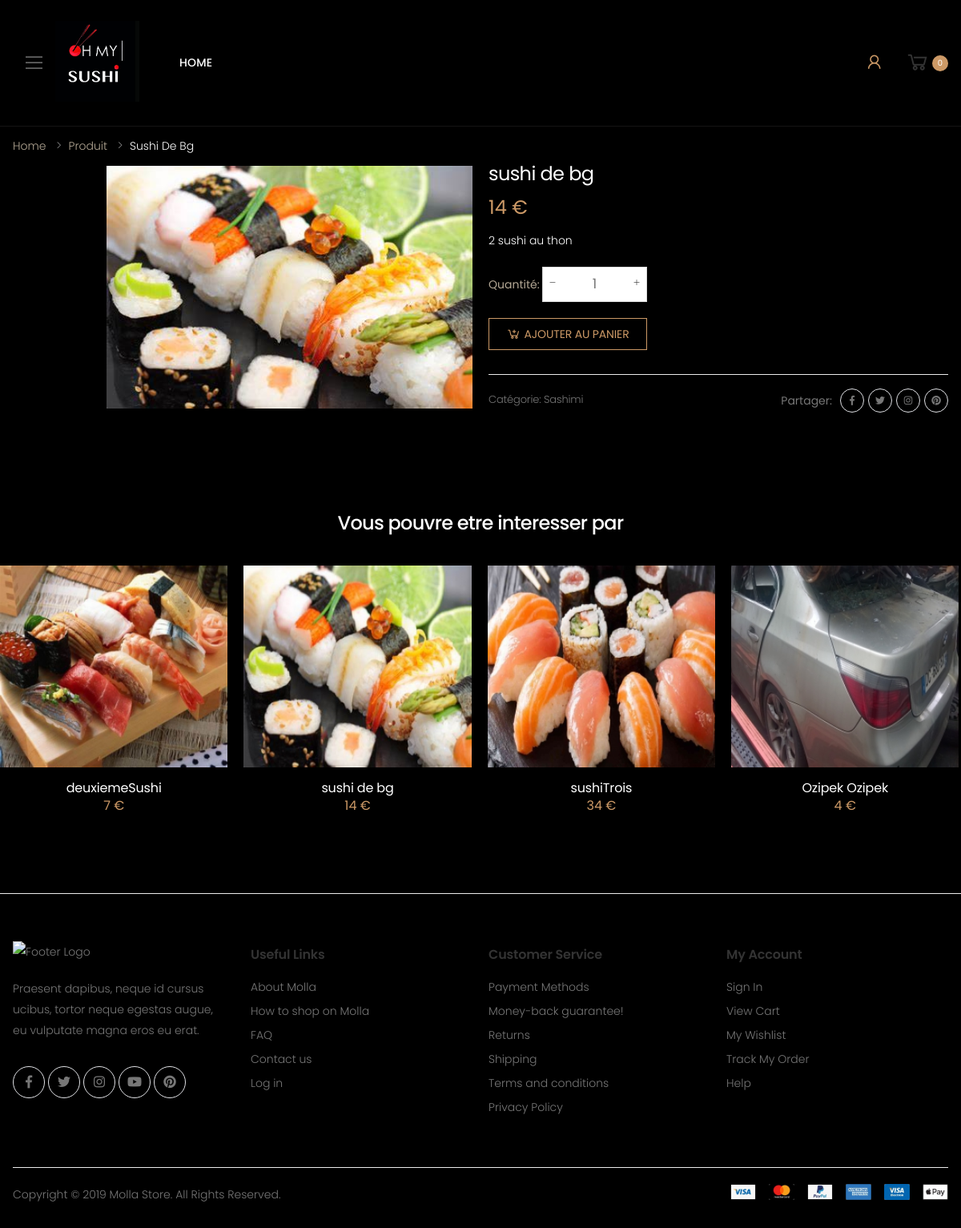
/product.php?id=30, run on the app's committed database.
### tables this page shows
CREATE TABLE IF NOT EXISTS `products` (
  `id` int(11) NOT NULL AUTO_INCREMENT,
  `description` text NOT NULL,
  `name` varchar(250) NOT NULL,
  `image` varchar(250) DEFAULT NULL,
  `price` varchar(20) NOT NULL,
  `id_category` int(11) NOT NULL,
  `id_tva` int(11) DEFAULT NULL,
  `stoc` varchar(250) DEFAULT 'enstock',
  `affichageCrud` int(5) NOT NULL DEFAULT '0',
  PRIMARY KEY (`id`),
  KEY `products_category_FK` (`id_category`),
  KEY `products_tva0_FK` (`id_tva`)
);

CREATE TABLE IF NOT EXISTS `category` (
  `id` int(11) NOT NULL AUTO_INCREMENT,
  `label` varchar(250) NOT NULL,
  PRIMARY KEY (`id`)
);

### assets/php/function.php (called while the page is built, shortened)
<?php
function randMenu(){
    global $bdd;
    $req = $bdd->prepare("SELECT products.description,products.name,products.image,products.price,products.id,products.stoc FROM products ORDER BY RAND() LIMIT 4");
    $req->execute();
    $products = $req->fetchAll();
    return $products;
}
function viewOnlyArticle($id){
    global $bdd;
    $req = $bdd->prepare("SELECT products.description,products.name,products.image,products.price,products.id,products.stoc,category.label,tva.rate FROM products INNER JOIN category ON category.id=products.id_category INNER JOIN tva ON products.id_tva = tva.id WHERE products.id = ? ");
    $req->execute([$id]);
    $products = $req->fetch();
    return $products;
}
function magasinFermerOuOuvert()
{
    global $bdd;
    $req = $bdd->prepare("SELECT * FROM settings");
    $req->execute();
    $fermerOuOuvert = $req->fetch();
    return $fermerOuOuvert;
}

### product.php (the view, shortened to what this page needs)
<?php
require('./assets/php/co_bdd.php');
require('./assets/componants/header.php');
require('./assets/php/function.php');
if (!empty($_GET['id'])) {
    $article = viewOnlyArticle($_GET['id']);
    $req = $bdd->prepare('SELECT * FROM products WHERE id = ?');
    $req->execute(array($article['id']));
    $compte = $req->fetchColumn();
    $fermerOuOuvert = magasinFermerOuOuvert();
    if ($compte) {
?>
        <body>
            <div class="page-wrapper">
                <?php require('./assets/componants/barreMenu.php') ?>
                <main class="main">
                    <nav aria-label="breadcrumb" class="breadcrumb-nav border-0 mb-0">
                        <div class="container d-flex align-items-center">
                            <ol class="breadcrumb">
                                <li class="breadcrumb-item"><a href="index.html" class="couleurJaune">Home</a></li>
                                <li class="breadcrumb-item"><a href="#" class="couleurJaune">Produit</a></li>
                                <li class="breadcrumb-item active" aria-current="page" class="couleurBlanche"><a href="#" class="couleurBlanche"><?= $article['name'] ?></a></li>
                            </ol>
                        </div>
                    </nav>
                    <div class="page-content">
                        <div class="container">
                            <div class="product-details-top">
                                <div class="row">
                                    <div class="col-md-6">
                                        <div class="product-gallery product-gallery-vertical">
                                            <div class="row">
                                                <figure class="product-main-image">
                                                    <img id="product-zoom" src="./sysadmin/html/assets/uploads/<?= htmlspecialchars($article['image']) ?>" alt="product image">
                                                </figure>
                                            </div>
                                        </div>
                                    </div>
                                    <div class="col-md-6">
                                        <div class="product-details">
                                            <h1 class="product-title couleurBlanche"><?= htmlspecialchars($article['name']) ?></h1>
                                            <div class="product-price">
                                                <?= htmlspecialchars($article['price']) ?> €
                                            </div>
                                            <div class="product-content">
                                                <p class="couleurBlanche"><?= htmlspecialchars($article['description']) ?> </p>
                                            </div>
                                        </div>
                                        <?php if ($fermerOuOuvert['valeur'] == "ouvert") { ?>
                                            <div class="details-filter-row details-row-size">
                                                <label class="couleurJaune" for="qty">Quantité:</label>
                                                <div class="product-details-quantity">
                                                </div>
                                            </div>
                                            <div class="product-details-action">
                                                <a href="./panier/addpanier.php?id=<?= $article['id'] ?>" class="addPanier btn-product btn-cart"><span>AJOUTER AU PANIER</span></a>
                                            </div>
                                        <?php } ?>
                                        <div class="product-details-footer">
                                            <div class="product-cat">
                                                <span>Catégorie:</span>
                                                <a href="#"><?= htmlspecialchars($article['label']) ?></a>
                                            </div>
                                            <div class="social-icons social-icons-sm">
                                                <span class="social-label">Partager:</span>
                                                <a href="#" class="social-icon" title="Facebook" target="_blank"><i class="icon-facebook-f"></i></a>
                                                <a href="#" class="social-icon" title="Twitter" target="_blank"><i class="icon-twitter"></i></a>
                                                <a href="#" class="social-icon" title="Instagram" target="_blank"><i class="icon-instagram"></i></a>
                                                <a href="#" class="social-icon" title="Pinterest" target="_blank"><i class="icon-pinterest"></i></a>
                                            </div>
                                        </div>
                                    </div>
                                </div>
                            </div>
                        </div>
                        <h2 class="title text-center mb-4 mt-5 pt-5 couleurBlanche">Vous pouvre etre interesser par </h2>
                        <div class="owl-carousel owl-simple carousel-equal-height carousel-with-shadow" data-toggle="owl" data-owl-options='{
                            "nav": false,
                            "dots": true,
                            "margin": 20,
                            "loop": false,
                            "responsive": {
                                "0": {
                                    "items":1
                                },
                                "480": {
                                    "items":2
                                },
                                "768": {
                                    "items":3
                                },
                                "992": {
                                    "items":4
                                },
                                "1200": {
                                    "items":4,
                                    "nav": true,
                                    "dots": false
                                }
                            }
                        }'>
                            <?php
                            $randArticles = randMenu();
                            foreach ($randArticles as $randArticle) {
                            ?>
                                <div class="product product-7 text-center">
                                    <figure class="product-media">
                                        <a href="product.php?id=<?= htmlspecialchars($randArticle['id']) ?>">
                                            <img src="./sysadmin/html/assets/uploads/petite<?= htmlspecialchars($randArticle['image']) ?>" alt="Product image" class="product-image">
                                        </a>
                                    </figure>
                                    <div class="product-body">
                                        <h3 class="product-title"><a class="couleurBlanche" href="product.php?id=<?= htmlspecialchars($randArticle['id']) ?>"><?= htmlspecialchars($randArticle['name']) ?></a></h3>
                                        <div class="product-price">
                                            <?= htmlspecialchars($randArticle['price']) ?> €
                                        </div>
                                    </div>
                                </div>
                            <?php } ?>
                        </div>
                    </div>
            </div>
            <footer class="footer">
                <div class="footer-middle">
                    <div class="container">
                        <div class="row">
                            <div class="col-sm-6 col-lg-3">
                                <div class="widget widget-about">
                                    <img src="assets/images/logo.png" class="footer-logo" alt="Footer Logo" width="105" height="25">
                                    <p>Praesent dapibus, neque id cursus ucibus, tortor neque egestas augue, eu vulputate magna eros eu erat. </p>
                                    <div class="social-icons">
                                        <a href="#" class="social-icon" target="_blank" title="Facebook"><i class="icon-facebook-f"></i></a>
                                        <a href="#" class="social-icon" target="_blank" title="Twitter"><i class="icon-twitter"></i></a>
                                        <a href="#" class="social-icon" target="_blank" title="Instagram"><i class="icon-instagram"></i></a>
                                        <a href="#" class="social-icon" target="_blank" title="Youtube"><i class="icon-youtube"></i></a>
                                        <a href="#" class="social-icon" target="_blank" title="Pinterest"><i class="icon-pinterest"></i></a>
                                    </div>
                                </div>
                            </div>
                            <div class="col-sm-6 col-lg-3">
                                <div class="widget">
                                    <h4 class="widget-title">Useful Links</h4>
                                    <ul class="widget-list">
                                        <li><a href="about.html">About Molla</a></li>
                                        <li><a href="#">How to shop on Molla</a></li>
                                        <li><a href="#">FAQ</a></li>
                                        <li><a href="contact.html">Contact us</a></li>
                                        <li><a href="login.html">Log in</a></li>
                                    </ul>
                                </div>
                            </div>
                            <div class="col-sm-6 col-lg-3">
                                <div class="widget">
                                    <h4 class="widget-title">Customer Service</h4>
                                    <ul class="widget-list">
                                        <li><a href="#">Payment Methods</a></li>
                                        <li><a href="#">Money-back guarantee!</a></li>
                                        <li><a href="#">Returns</a></li>
                                        <li><a href="#">Shipping</a></li>
                                        <li><a href="#">Terms and conditions</a></li>
                                        <li><a href="#">Privacy Policy</a></li>
                                    </ul>
                                </div>
                            </div>
                            <div class="col-sm-6 col-lg-3">
                                <div class="widget">
                                    <h4 class="widget-title">My Account</h4>
                                    <ul class="widget-list">
                                        <li><a href="#">Sign In</a></li>
                                        <li><a href="cart.html">View Cart</a></li>
                                        <li><a href="#">My Wishlist</a></li>
                                        <li><a href="#">Track My Order</a></li>
                                        <li><a href="#">Help</a></li>
                                    </ul>
                                </div>
                            </div>
                        </div>
                    </div>
                </div>
                <div class="footer-bottom">
                    <div class="container">
                        <p class="footer-copyright">Copyright © 2019 Molla Store. All Rights Reserved.</p>
                        <figure class="footer-payments">
                            <img src="assets/images/payments.png" alt="Payment methods" width="272" height="20">
                        </figure>
                    </div>
                </div>
            </footer>
        </body>
<?php
    } else {
        header('location: ./404.php');
    }
}
?>
</html>

### assets/css/style3.css (style rules this page uses)
footer { background: #000 !important; }
.couleurJaune { color: #b4a895 !important; }
.couleurBlanche { color: white !important; }

### data on the page
products: name "Sushi De Bg", image (picture), name "sushi de bg", price "14", description "2 sushi au thon", id_category.label "Sashimi"
products: image (picture), name "deuxiemeSushi", price "7"
products: image (picture), name "sushiTrois", price "34"
products: image (picture), name "Ozipek Ozipek", price "4"

### other printed values
$panier->count() "0"
